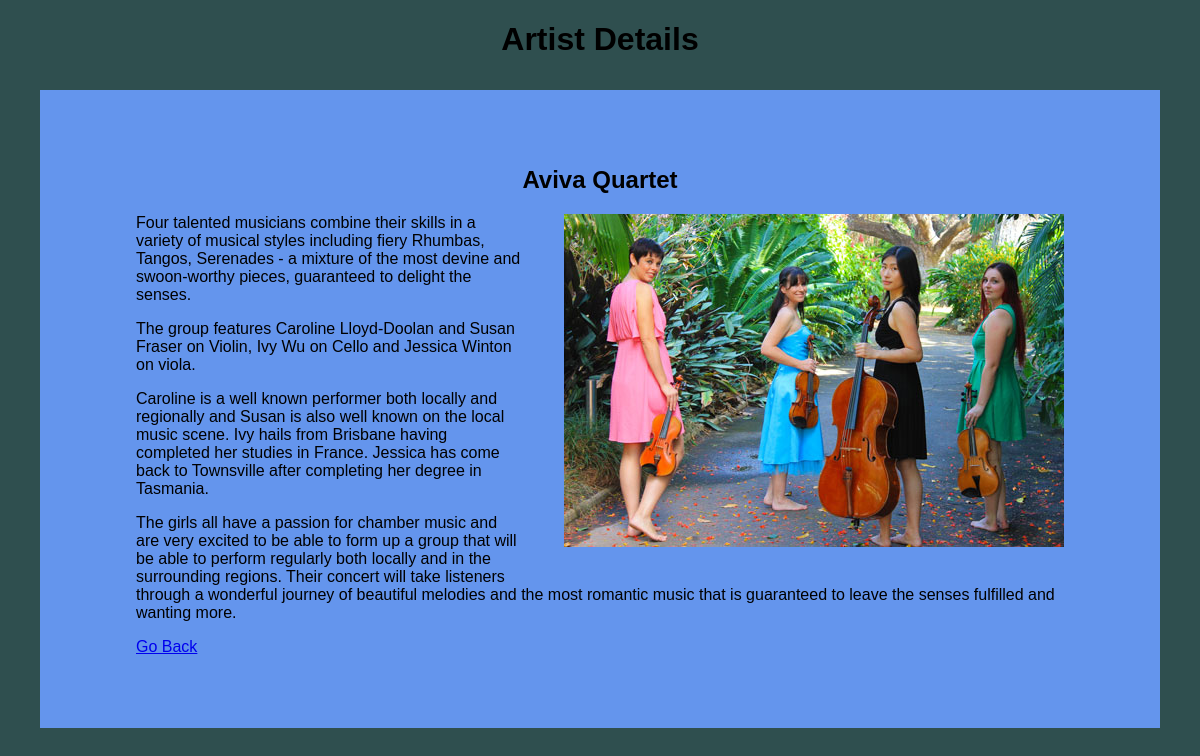
Screenshot of /artistDisplay.php?artistId=1 with the database file from the repository.
### tables this page shows
CREATE TABLE "artists" (artistId INTEGER PRIMARY KEY NOT null
    ,   artistName VARCHAR(40)
    ,   artistGenreText VARCHAR(60)
    ,   artistUrl VARCHAR(80)
    ,   artistPhoto VARCHAR(40)
    ,   artistShortText VARCHAR(240)
    ,   artistText VARCHAR(4096)
	);

### artistDisplay.php (the view, shortened to what this page needs)
<?php
include("dbConnect.php")
?>
<!doctype html>
<html>
<head>
    <link href='styles/artistDisplay.css' rel='stylesheet' type='text/css'>
 </head>
<body>
<h1>Artist Details</h1>
<?php
$query = $dbh->prepare("SELECT * FROM artists WHERE artistId = $_GET[artistId]");
$query->execute();
$rows= $query -> fetchAll();
foreach ($rows as $row)
{
    echo "<div>";
    echo "<h2>$row[artistName]</h2>";
    echo "<img src='musos/$row[artistPhoto]' class='artistPhotoRight'>";
    echo "<p>";
    echo str_replace("\n", "</p><p>", $row[artistText]) . "</p>";
    echo "<p><a href='#' onclick='history.go(-1)'>Go Back</a> </p>";
    echo "</div>";
}
?>
</body>
</html>

### styles/artistDisplay.css (style rules this page uses)
body { background-color: darkslategrey; font-family: sans-serif; }
h1, h2 { font-family: sans-serif ; text-align: center; }
div { column-width: 60%; margin: 2em; padding: 3.5em; background-color: cornflowerblue; border-style: none; overflow: auto; }
p { padding-right: 2.5em; padding-left: 2.5em; }
.artistPhotoLeft, .artistPhotoRight, .artistThumbLeft, .artistThumbRight { margin-left: 2.5em; margin-right: 2.5em; margin-bottom: 1.5em; }
.artistPhotoLeft, .artistPhotoRight, { border-top-right-radius: 2em; border-top-left-radius: 2em; border-bottom-left-radius: 2em; border-bottom-right-radius: 2em; }
.artistPhotoRight, .artistThumbRight { float: right; }

### rows the page displays
artists: artistName "Aviva Quartet", artistPhoto (picture), artistText "Four talented musicians combine their skills in a variety of musical styles including fiery Rhumbas, Tangos, Serenades - a mixture of the most devine and swoon-worthy pieces, guaranteed to delight the senses. The group features Caroline Lloyd-Doolan and Susan Fraser on Violin, Ivy Wu on Cello and Jessica Winton on viola. Caroline is a well known performer both locally and regionally and Susan is also well known on the local music scene. Ivy hails from Brisbane having completed her studies in France. Jessica has come back to Townsville after completing her degree in Tasmania. The girls all have a passion for chamber music and are very excited to be able to form up a group that will be able…"
